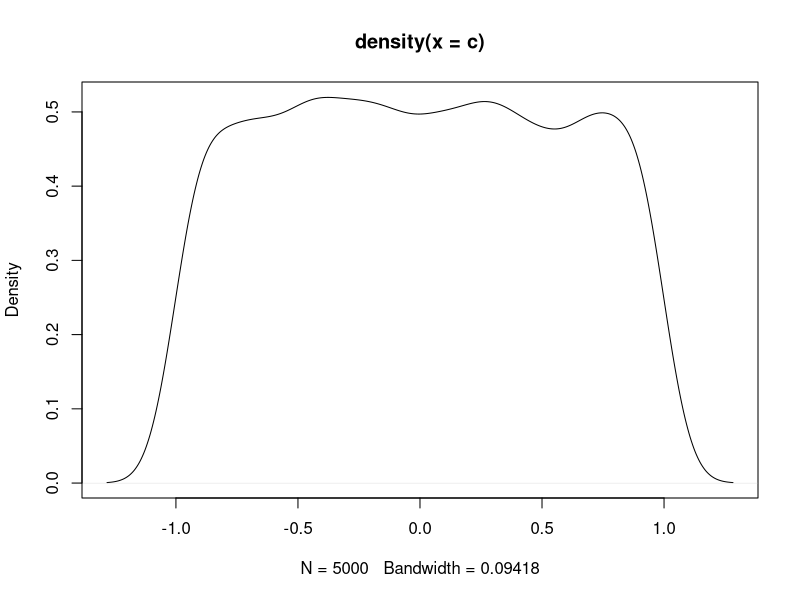
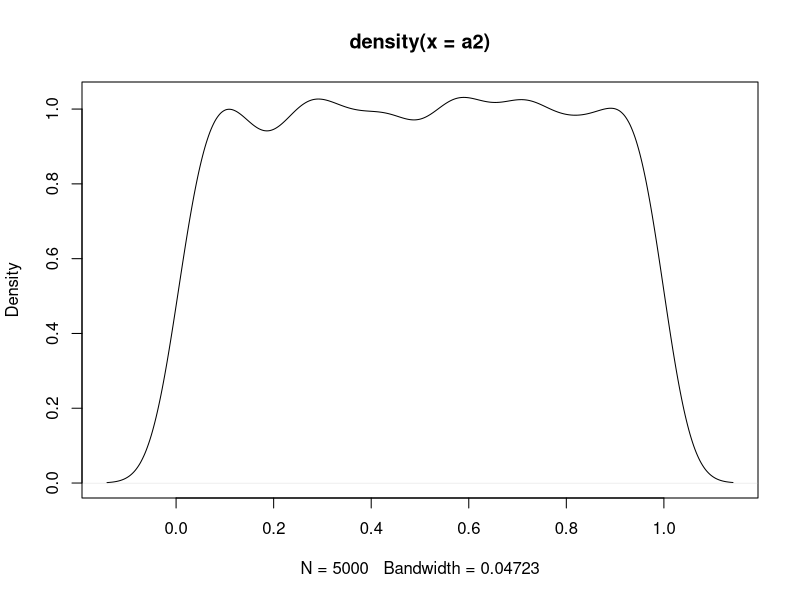
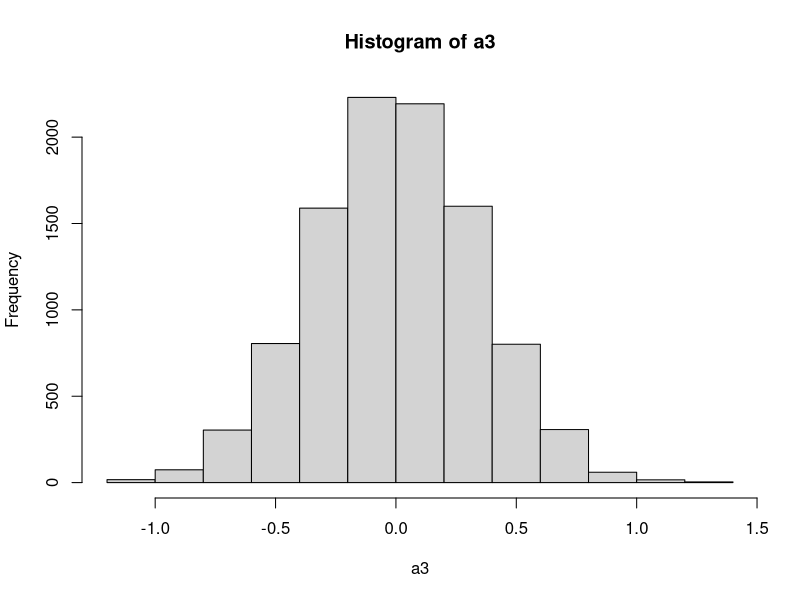

These charts were generated, in order, by the following R code: (Note: this script raises an error after producing the figures.)
#            mean     2.5%    50%   97.5%    Rhat
# beta_p     0.0065  0.0052 0.0065 0.0077 1.0001
# beta_phi   0.0017 -0.0041 0.0016 0.0076 1.0001
# mean_p     0.6180  0.5704 0.6184 0.6634 1.0003
# mean_phi   0.9922  0.9870 0.9924 0.9963 1.0020
# mu_p       0.4823  0.2837 0.4827 0.6786 1.0003
# mu_phi     4.8978  4.3322 4.8755 5.5910 1.0019
# sigma_p2   0.2091  0.1066 0.1969 0.3794 1.0000
# sigma_phi2 0.3890  0.0002 0.2790 1.4682 1.0089


require(boot)

cov <- 1:199
#mu_phi + beta_phi + eps_phi
inv.logit(4.8755 + 0.0016*cov - 0.3)


#mu_p + beta_p + eps_p
inv.logit(0.4827 + 0.0065*cov)



#priors for params

#beta_phi and beta_p
a <- rnorm(100000, 0, 10)
to.rm <- which(a > 1 | a < -1)
b <- a[-to.rm]
c <- b[1:5000] #first 5k
plot(density(c))

#mean_phi and mean_p
a2 <- runif(5000, 0, 1)
plot(density(a2))

#eps_phi and eps_p
a3 <- rnorm(10000, 0, 0.34)
hist(a3)
to.rm3 <- which(a3 > 20 | a3 < -20)
b3 <- a3[-to.rm3]
c3 <- b3[1:5000]
plot(density(b3))

